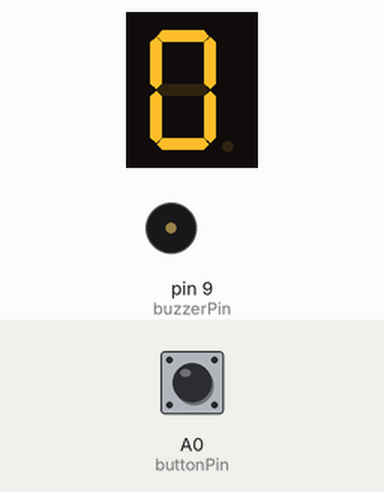
A sketch run on a simulated Arduino Uno, built with avr-gcc and run on an emulated ATmega328P. On the bench: 1-digit seven-segment display, buzzer (waves = sounding). Wiring (inferred from the names in the program): 1-digit 7-segment display, segments lit when HIGH: segments pin 10, pin 11, pin 12, pin 2, pin 3, pin 4, pin 5. The test bench sets the inputs (shaded band); at power-on: A0 (buttonPin) HIGH. Random numbers use the default seed unless the sketch sets one; the segment pins are drawn as the display they are named for.

Above: at 1.2 s.
1.3 s: A0 (buttonPin) pulled LOW for 0.15 s
At 2.8 s:
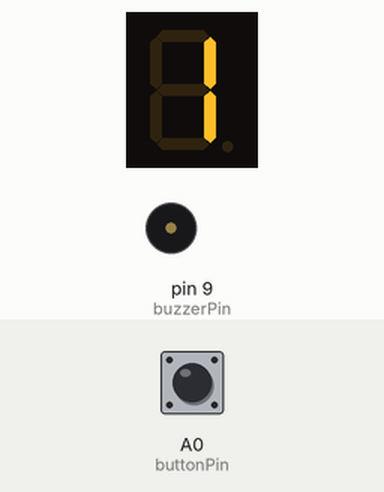
3.5 s: A0 (buttonPin) pulled LOW for 0.15 s
At 4.6 s:
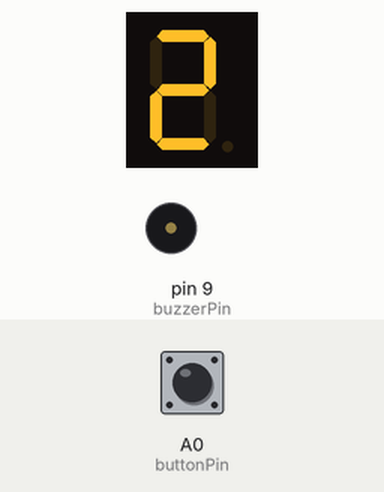
5.7 s: A0 (buttonPin) pulled LOW for 3.2 s
At 8.92 s:
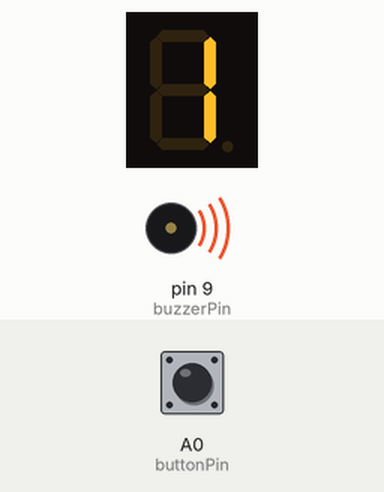
Timing chart, 0 to 10.5 s (numbered marks = the images above; inputs shaded):
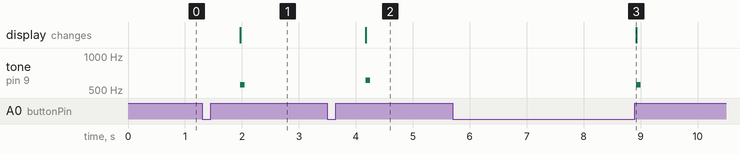

Measured:
- after the input at 1.3 s, tone on pin 9 (buzzerPin): silent → 555 Hz after 0.67 s, → silent 0.08 s later; the display: changes after 0.67 s (image 1)
- after the input at 3.5 s, tone on pin 9 (buzzerPin): silent → 611 Hz after 0.67 s, → silent 0.08 s later; the display: changes after 0.67 s (image 2)
- after the input at 5.7 s, tone on pin 9 (buzzerPin): silent → 555 Hz after 3.2 s, → silent 0.08 s later; the display: changes after 3.2 s (image 3)

The sketch:

CP3VB_F.ino
```cpp
// ---------------- PIN DEFINITIONS ----------------
// Segments A-G connected to D10, D11, D12, D2, D3, D4, D5 respectively
const int segmentPins[] = {10, 11, 12, 2, 3, 4, 5};
const int buzzerPin = 9;
const int buttonPin = A0;  // Wired to GND, using INPUT_PULLUP

// ---------------- 7-SEG LOOKUP (COMMON CATHODE) ----------------
// The segment order is always {A, B, C, D, E, F, G}
// 1 = HIGH (ON), 0 = LOW (OFF)
const byte digitPatterns[10][7] = {
  {1,1,1,1,1,1,0}, // 0
  {0,1,1,0,0,0,0}, // 1
  {1,1,0,1,1,0,1}, // 2
  {1,1,1,1,0,0,1}, // 3
  {0,1,1,0,0,1,1}, // 4
  {1,0,1,1,0,1,1}, // 5
  {1,0,1,1,1,1,1}, // 6
  {1,1,1,0,0,0,0}, // 7
  {1,1,1,1,1,1,1}, // 8
  {1,1,1,1,0,1,1}  // 9
};

// ---------------- STATE ----------------
int currentDigit = 0;

// ---------------- BUTTON TIMING (Optimized for Stability) ----------------
const unsigned long debounceDelay    = 20;  // Faster Debounce
const unsigned long longPressTime    = 600; // Easier to trigger Long Press (Decrement)
const unsigned long doubleClickTime  = 500; // CRUCIAL: Gives enough time to register Double Click

bool lastReading = HIGH;
bool buttonState = HIGH;

unsigned long lastDebounceTime = 0;
unsigned long pressStartTime   = 0;
unsigned long lastReleaseTime  = 0;

int clickCount = 0;

// ---------------- BUZZER ----------------
const int baseFreq = 500;
const int soundDuration = 80;

// ------------------------------------------------
// SETUP
// ------------------------------------------------
void setup() {
  for (int i = 0; i< 7; i++) {
pinMode(segmentPins[i], OUTPUT);
  }

pinMode(buzzerPin, OUTPUT);
  // Use INPUT_PULLUP for button wired to GND
pinMode(buttonPin, INPUT_PULLUP);

  // Set initial random seed for the random mode
randomSeed(analogRead(A5));

displayDigit(currentDigit); // Show 0 initially
}

// ------------------------------------------------
// LOOP
// ------------------------------------------------
void loop() {
handleButton();
}

// ------------------------------------------------
// BUTTON HANDLER (STABLE)
// ------------------------------------------------
void handleButton() {
  bool reading = digitalRead(buttonPin);
  unsigned long now = millis();

  // 1. Debounce
  if (reading != lastReading) {
lastDebounceTime = now;
  }

  // Skip the rest of the logic if currently debouncing
  if ((now - lastDebounceTime) <debounceDelay) {
lastReading = reading;
return;
  }

  // 2. Button Pressed (Falling Edge: HIGH -> LOW)
  if (reading == LOW &&buttonState == HIGH) {
pressStartTime = now;
buttonState = LOW;
  }

  // 3. Button Released (Rising Edge: LOW -> HIGH)
  if (reading == HIGH &&buttonState == LOW) {
    unsigned long pressDuration = now - pressStartTime;
buttonState = HIGH;

    if (pressDuration>= longPressTime) {
      // ACTION: LONG PRESS (>= 600ms) -> DECREMENT
currentDigit = (currentDigit == 0) ?9 :currentDigit - 1;
playSound();
displayDigit(currentDigit);
clickCount = 0; // Clear clicks if it was a Long Press
    } else {
      // SHORT PRESS (< 600ms) -> Potential Single/Double Click
clickCount++;
lastReleaseTime = now;
    }
  }

  // 4. Resolve single / double click
  // Checks if a click has occurred AND the doubleClickTime window has elapsed
  if (clickCount> 0 && (now - lastReleaseTime) >doubleClickTime) {
    if (clickCount == 1) {
      // ACTION: SINGLE CLICK -> INCREMENT
currentDigit = (currentDigit + 1) % 10;
playSound();
displayDigit(currentDigit);
    } else if (clickCount>= 2) {
      // ACTION: DOUBLE CLICK -> RANDOM
currentDigit = random(0, 10);
playSpecialSound();
displayDigit(currentDigit);
    }
    // Reset click counter after resolving the action
clickCount = 0;
  }

lastReading = reading;
}

// ------------------------------------------------
// OUTPUT FUNCTIONS
// ------------------------------------------------
void displayDigit(int digit) {
  for (int i = 0; i< 7; i++) {
digitalWrite(segmentPins[i], digitPatterns[digit][i]);
  }
}

void playSound() {
  // Map digit 0-9 to a range of frequencies for varied pitch
  int freq = map(currentDigit, 0, 9, baseFreq, baseFreq + 500);
tone(buzzerPin, freq, soundDuration);
}

void playSpecialSound() {
  // Rapid ascending tone for random change
tone(buzzerPin, 1000, 50);
delay(50);
tone(buzzerPin, 1500, 50);
delay(50);
tone(buzzerPin, 2000, 50);
delay(50);
noTone(buzzerPin);
}
```
